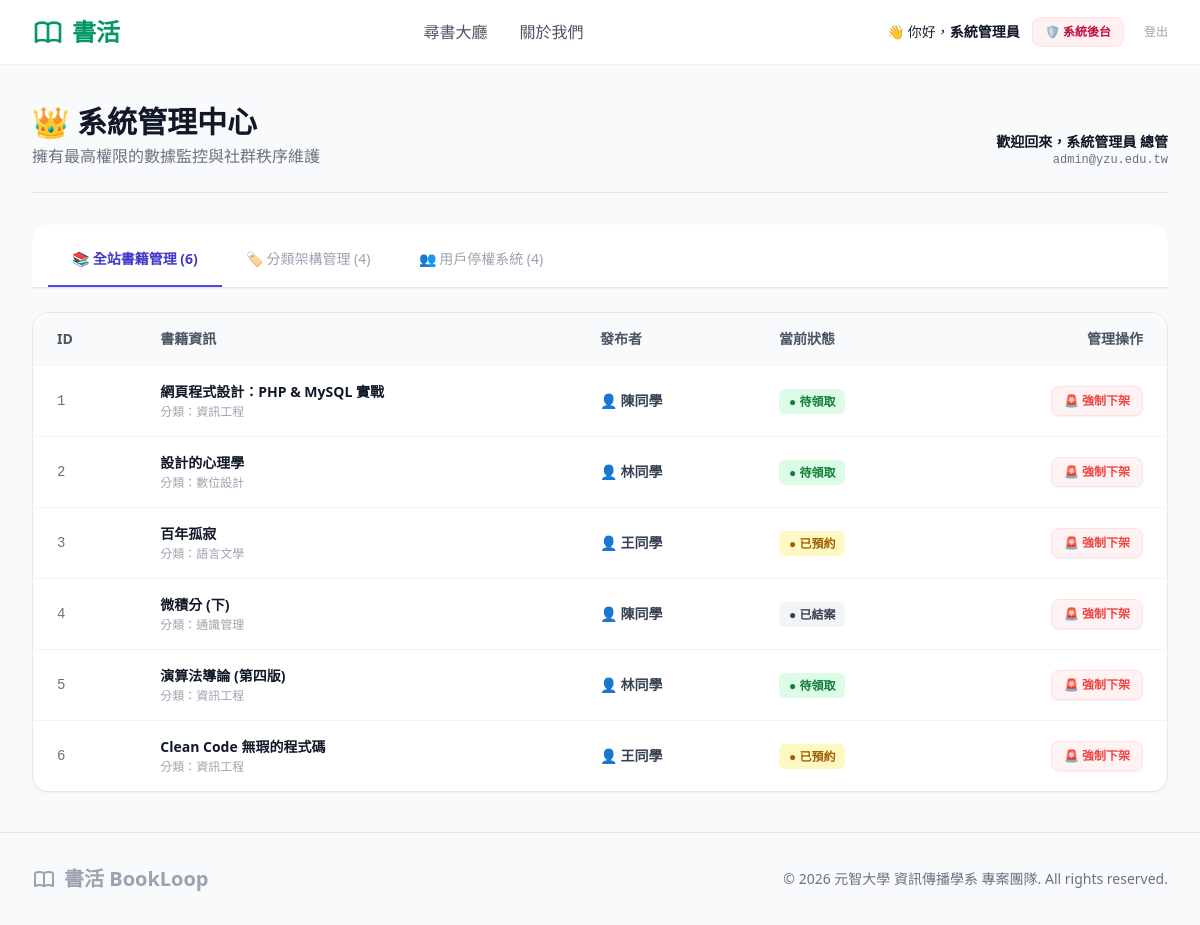
The page /admin_panel.php (signed in) on the database its author committed.
### tables this page shows
CREATE TABLE `User` (
  `user_id` int(11) NOT NULL AUTO_INCREMENT COMMENT '用戶唯一識別碼',
  `ustudent_id` varchar(50) NOT NULL COMMENT '學號',
  `uname` varchar(50) NOT NULL COMMENT '姓名/暱稱',
  `uemail` varchar(100) NOT NULL COMMENT '學校信箱',
  `upassword` varchar(255) NOT NULL COMMENT 'BCRYPT加密密碼',
  `ulocation` varchar(100) NOT NULL COMMENT '常駐面交地點',
  `urole` varchar(20) NOT NULL DEFAULT 'user' COMMENT '系統權限: admin / user',
  `status` varchar(20) NOT NULL DEFAULT 'active' COMMENT '帳號狀態: active / banned',
  PRIMARY KEY (`user_id`),
  UNIQUE KEY `uemail_unique` (`uemail`),
  UNIQUE KEY `ustudent_id_unique` (`ustudent_id`)
);

CREATE TABLE `Book` (
    `bbook_id` INT AUTO_INCREMENT NOT NULL,
    `bisbn` VARCHAR(20) DEFAULT NULL COMMENT '國際標準書號',
    `btitle` VARCHAR(100) NOT NULL COMMENT '書名',
    `bauthor` VARCHAR(100) DEFAULT NULL COMMENT '作者',
	`bimage_url` VARCHAR(255) DEFAULT 'assets/images/default.png' COMMENT '封面圖片路徑',
    `bstatus` VARCHAR(50) DEFAULT 'available' COMMENT '狀態 (available, reserved, donated)',
    `bdonor_id` INT NOT NULL COMMENT '捐贈者用戶 ID',
    `bcategory_id` INT NOT NULL COMMENT '書籍分類 ID',
    `bcreated_at` TIMESTAMP DEFAULT CURRENT_TIMESTAMP COMMENT '發佈時間',
    PRIMARY KEY (`bbook_id`),
    FOREIGN KEY (`bdonor_id`) REFERENCES `User` (`user_id`) ON DELETE CASCADE,
    FOREIGN KEY (`bcategory_id`) REFERENCES `Category` (`ccategory_id`) ON DELETE CASCADE
);

CREATE TABLE `Category` (
    `ccategory_id` INT AUTO_INCREMENT NOT NULL,
    `ccategory_name` VARCHAR(50) NOT NULL COMMENT '分類名稱（如：資工、設計、文學）',
    PRIMARY KEY (`ccategory_id`)
);

### admin_panel.php (the view, shortened to what this page needs)
<?php
require_once 'config/database.php';
$user_id = $_SESSION['user_id'];
try {
    $auth_stmt = $conn->prepare("SELECT urole, uname, uemail FROM User WHERE user_id = ?");
    $auth_stmt->execute([$user_id]);
    $current_user = $auth_stmt->fetch(PDO::FETCH_ASSOC);
    $all_books_stmt = $conn->query("SELECT b.*, c.ccategory_name, u.uname AS donor_name
                                    FROM Book b
                                    LEFT JOIN Category c ON b.bcategory_id = c.ccategory_id
                                    LEFT JOIN User u ON b.bdonor_id = u.user_id
                                    ORDER BY b.bcreated_at DESC");
    $all_books = $all_books_stmt->fetchAll(PDO::FETCH_ASSOC);
    $all_categories_stmt = $conn->query("SELECT * FROM Category ORDER BY ccategory_id ASC");
    $all_categories = $all_categories_stmt->fetchAll(PDO::FETCH_ASSOC);
    $all_users_stmt = $conn->query("SELECT * FROM User ORDER BY user_id DESC");
    $all_users = $all_users_stmt->fetchAll(PDO::FETCH_ASSOC);
} catch (PDOException $e) {
    die("管理員數據加載失敗：" . $e->getMessage());
}
?>
<!DOCTYPE html>
<html lang="zh-TW">
<?php include 'components/head.php'; ?>
<body class="bg-gray-50 text-gray-800 flex flex-col min-h-screen font-sans">
    <?php include 'components/header.php'; ?>
    <main class="flex-grow max-w-7xl w-full mx-auto px-4 sm:px-6 lg:px-8 py-10">
        <div class="flex justify-between items-end border-b border-gray-200 pb-6 mb-8">
            <div>
                <h1 class="text-3xl font-black text-gray-900 flex items-center gap-2">
                    <span>👑</span> 系統管理中心
                </h1>
                <p class="text-gray-500 mt-1">擁有最高權限的數據監控與社群秩序維護</p>
            </div>
            <div class="text-right">
                <p class="text-sm font-bold text-gray-900">歡迎回來，<?php echo htmlspecialchars($current_user['uname']); ?> 總管</p>
                <p class="text-xs text-gray-500 font-mono"><?php echo htmlspecialchars($current_user['uemail']); ?></p>
            </div>
        </div>
        <div class="flex border-b border-gray-200 mb-6 bg-white rounded-t-2xl px-4 pt-2 shadow-sm">
            <button id="tab-books" class="admin-tab border-b-2 border-indigo-600 text-indigo-700 font-bold px-6 py-4 text-sm transition">
                📚 全站書籍管理 (<?php echo count($all_books); ?>)
            </button>
            <button id="tab-categories" class="admin-tab border-b-2 border-transparent text-gray-400 font-medium px-6 py-4 text-sm hover:text-gray-700 transition">
                🏷️ 分類架構管理 (<?php echo count($all_categories); ?>)
            </button>
            <button id="tab-users" class="admin-tab border-b-2 border-transparent text-gray-400 font-medium px-6 py-4 text-sm hover:text-gray-700 transition">
                👥 用戶停權系統 (<?php echo count($all_users); ?>)
            </button>
        </div>
        <div id="content-books" class="admin-content">
            <div class="bg-white rounded-2xl shadow-sm border border-gray-150 overflow-hidden">
                <table class="w-full text-left border-collapse">
                    <thead>
                        <tr class="bg-gray-50 border-b border-gray-100 text-sm">
                            <th class="px-6 py-4 font-bold text-gray-600">ID</th>
                            <th class="px-6 py-4 font-bold text-gray-600">書籍資訊</th>
                            <th class="px-6 py-4 font-bold text-gray-600">發布者</th>
                            <th class="px-6 py-4 font-bold text-gray-600">當前狀態</th>
                            <th class="px-6 py-4 font-bold text-gray-600 text-right">管理操作</th>
                        </tr>
                    </thead>
                    <tbody class="divide-y divide-gray-100 text-sm">
                        <?php foreach ($all_books as $book): ?>
                            <tr class="hover:bg-gray-50/50 transition">
                                <td class="px-6 py-4 font-mono text-gray-500"><?php echo $book['bbook_id']; ?></td>
                                <td class="px-6 py-4">
                                    <p class="font-bold text-gray-900"><?php echo htmlspecialchars($book['btitle']); ?></p>
                                    <p class="text-xs text-gray-400 mt-0.5">分類：<?php echo htmlspecialchars($book['ccategory_name']); ?></p>
                                </td>
                                <td class="px-6 py-4 font-bold text-gray-700">👤 <?php echo htmlspecialchars($book['donor_name']); ?></td>
                                <td class="px-6 py-4">
                                    <?php
                                    $status_badge = ['available' => 'bg-green-100 text-green-700', 'reserved' => 'bg-yellow-100 text-yellow-700', 'donated' => 'bg-gray-100 text-gray-700'];
                                    $status_text = ['available' => '待領取', 'reserved' => '已預約', 'donated' => '已結案'];
                                    $badge_class = $status_badge[$book['bstatus']] ?? 'bg-gray-100 text-gray-700';
                                    $text = $status_text[$book['bstatus']] ?? '未知';
                                    ?>
                                    <span class="px-2.5 py-1 rounded-md text-xs font-bold <?php echo $badge_class; ?>">● <?php echo $text; ?></span>
                                </td>
                                <td class="px-6 py-4 text-right">
                                    <form action="api/admin_delete_book.php" method="POST" onsubmit="return confirm('⚠️ 確定要強制下架這本書嗎？此動作將連帶刪除所有留言與交易紀錄，且無法復原！');">
                                        <button type="submit" class="text-xs font-bold text-red-500 hover:text-white bg-red-50 hover:bg-red-600 px-3 py-1.5 rounded-lg border border-red-100 hover:border-red-600 transition shadow-sm">
                                            🚨 強制下架
                                        </button>
                                    </form>
                                </td>
                            </tr>
                        <?php endforeach; ?>
                    </tbody>
                </table>
            </div>
        </div>
    </main>
    <?php include 'components/footer.php'; ?>
</body>
</html>

### rows shown on the page
user: uname "系統管理員", uemail "admin@yzu.edu.tw"
book: bbook_id "1", btitle "網頁程式設計：PHP & MySQL 實戰", bcategory.ccategory_name "資訊工程", bdonor.uname "陳同學", bstatus "待領取"
book: bbook_id "2", btitle "設計的心理學", bcategory.ccategory_name "數位設計", bdonor.uname "林同學", bstatus "待領取"
book: bbook_id "3", btitle "百年孤寂", bcategory.ccategory_name "語言文學", bdonor.uname "王同學", bstatus "已預約"
book: bbook_id "4", btitle "微積分 (下)", bcategory.ccategory_name "通識管理", bdonor.uname "陳同學", bstatus "已結案"
book: bbook_id "5", btitle "演算法導論 (第四版)", bcategory.ccategory_name "資訊工程", bdonor.uname "林同學", bstatus "待領取"
book: bbook_id "6", btitle "Clean Code 無瑕的程式碼", bcategory.ccategory_name "資訊工程", bdonor.uname "王同學", bstatus "已預約"

### other values the page prints
$_SESSION['uname'] "系統管理員"
count($all_books) "6"
count($all_categories) "4"
count($all_users) "4"
